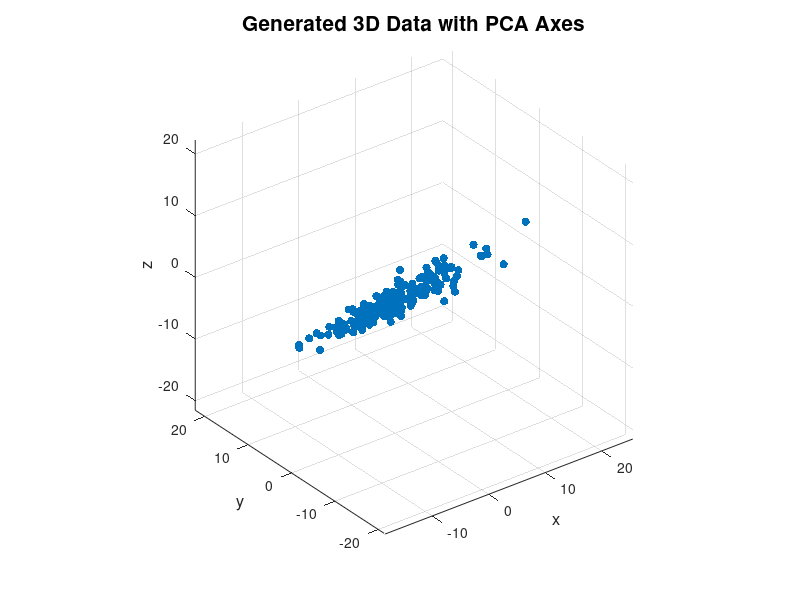

Reproduce this figure in MATLAB.
clc; clear variables; close all; format long g

% Number of points
num_points = 200;

% Generate data
x = randn(1, num_points) * 7;
y = x * 0.1 + randn(1, num_points);
z = x * 0.05 + randn(1, num_points);

% Combining 3D data into points
points = [x; y; z];

% Computing the covariance matrix
covMatrix = cov(points');

% Computing the correlation matrix
corrMatrix = corr(points');

% Displaying covariance and correlation matrices
disp('Covariance Matrix:');
disp(covMatrix);

disp('Correlation Matrix:');
disp(corrMatrix);

% Computing eigenvalues and eigenvectors
[eigenvectors, eigenvalues] = eig(covMatrix);

% Sorting eigenvalues and eigenvectors
[eigenvalues_sorted, idx] = sort(diag(eigenvalues), 'descend');
eigenvectors_sorted = eigenvectors(:, idx);

% Displaying eigenvalues
disp('Sorted Eigenvalues:');
disp(eigenvalues_sorted);

% Visualizing the 3D data with PCA axes
figure;

% Plot the original data
scatter3(points(1, :), points(2, :), points(3, :), 'filled');
hold on;

% Plot the PCA axes
title('Generated 3D Data with PCA Axes', 'FontSize', 15);
xlabel('x', 'FontSize', 12);
ylabel('y', 'FontSize', 12);
zlabel('z', 'FontSize', 12);
grid on;
axis equal;
hold off;
